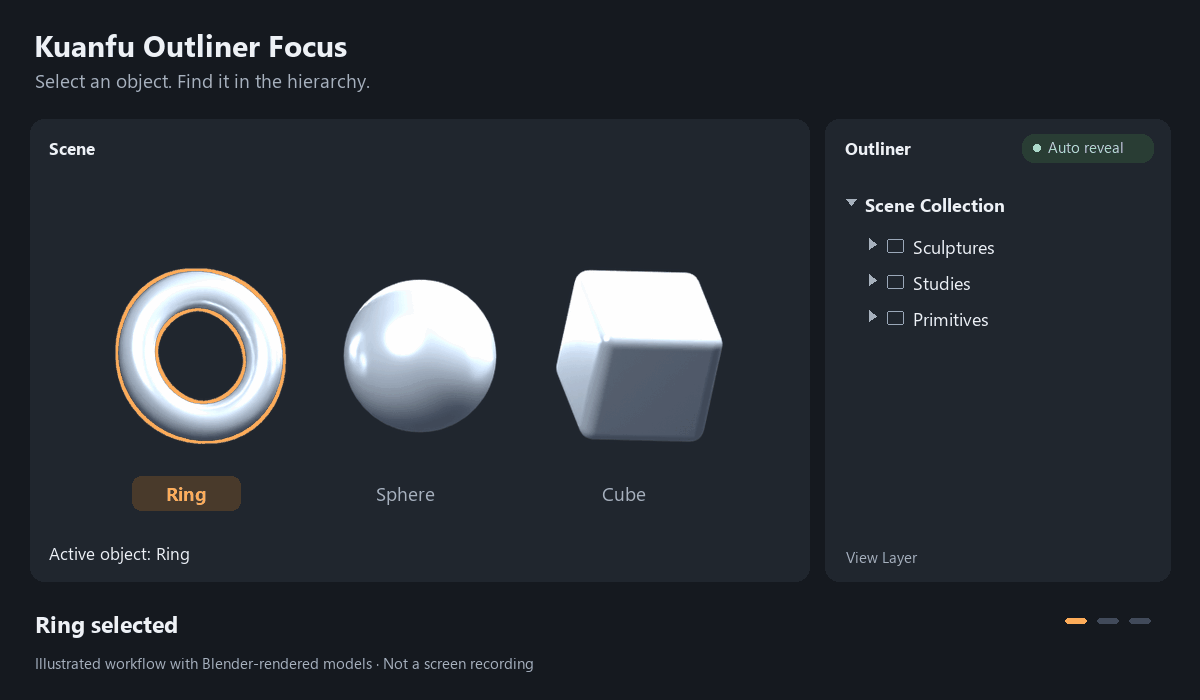
#> input picture assets/outliner-focus-demo.gif, 1200 x 700 px, given in place of models.png, which was not available
$ python make_demo.py
#> lines starting #> are read from the running program, lines starting #| are printed output that depends on the picture; after the words box and inside, x2 and y2 are one past the last pixel; in counts of white or black regions, pixels touching at a corner belong together
"""Create an explicitly illustrative GIF, not a simulated screen recording.

Requires Pillow; first run render_demo.py with Blender in background mode.
"""
from pathlib import Path
from PIL import Image, ImageDraw, ImageFont, ImageFilter, ImageChops

ROOT = Path(__file__).resolve().parents[1]
FONT = Path('C:/Windows/Fonts')
def font(size, bold=False):
    return ImageFont.truetype(str(FONT / ('segoeuib.ttf' if bold else 'segoeui.ttf')), size)

W, H = 1200, 700
BG = '#15191f'
TEXT = '#eef1f5'
MUTED = '#a7b1bd'
ACCENT = '#ffac58'
models = Image.open(ROOT / 'work/models.png').convert('RGBA').resize((780,446), Image.Resampling.LANCZOS)
names = ['Ring', 'Sphere', 'Cube']
groups = ['Sculptures', 'Studies', 'Primitives']
centers = [186, 405, 624]
frames = []

def draw_frame(stage, tick):
    revealed = tick >= 3
    selected = stage
    expanded = set(range(stage + (1 if revealed else 0)))
    im = Image.new('RGB', (W,H), BG)
    d = ImageDraw.Draw(im)
    d.text((34,24), 'Kuanfu Outliner Focus', font=font(30,True), fill=TEXT)
    d.text((35,67), 'Select an object. Find it in the hierarchy.', font=font(19), fill=MUTED)
    d.rounded_rectangle((30,119,809,581), radius=14, fill='#20262f')
    d.rounded_rectangle((825,119,1170,581), radius=14, fill='#20262f')
    d.text((49,136), 'Scene', font=font(17,True), fill=TEXT)
    d.text((845,136), 'Outliner', font=font(17,True), fill=TEXT)
    d.rounded_rectangle((1022,134,1153,162),radius=12,fill='#293d34')
    d.ellipse((1033,144,1040,151),fill='#83d8a6')
    d.text((1048,136),'Auto reveal',font=font(15),fill='#b9ebcd')
    # A real Blender render, composited into a deliberately simplified diagram.
    mask = models.getchannel('A')
    region = Image.new('L',models.size,0)
    rd = ImageDraw.Draw(region)
    bounds = [(0,270),(270,510),(510,780)][selected]
    rd.rectangle((bounds[0],0,bounds[1],446),fill=255)
    selected_mask = ImageChops.multiply(mask,region)
    outline = ImageChops.subtract(selected_mask.filter(ImageFilter.MaxFilter(7)),selected_mask)
    im.paste(Image.new('RGB',models.size,ACCENT),(30,133),outline)
    im.paste(models,(30,133),mask)
    d = ImageDraw.Draw(im)
    for i, name in enumerate(names):
        x = centers[i]
        if i == selected:
            d.rounded_rectangle((x-54,476,x+54,510),radius=9,fill='#493a2b')
        box = d.textbbox((0,0),name,font=font(19,i==selected))
        d.text((x-(box[2]-box[0])/2,480),name,font=font(19,i==selected),fill=ACCENT if i==selected else MUTED)
    d.text((49,541),'Active object: '+names[selected],font=font(17),fill=TEXT)
    # Expanded groups remain open between steps, matching the add-on.
    y = 192
    d.polygon([(846,y+7),(856,y+7),(851,y+13)],fill=MUTED)
    d.text((865,y),'Scene Collection',font=font(18,True),fill=TEXT)
    y += 42
    for i, group in enumerate(groups):
        opened = i in expanded
        if opened:
            d.polygon([(867,y+8),(877,y+8),(872,y+14)],fill=MUTED)
        else:
            d.polygon([(869,y+4),(869,y+15),(876,y+10)],fill=MUTED)
        d.rounded_rectangle((887,y+5,903,y+18),radius=2,outline='#9da9b9',width=1)
        d.text((913,y),group,font=font(18),fill=TEXT)
        y += 36
        if opened:
            active = i==stage and revealed
            if active:
                d.rounded_rectangle((850,y-2,1154,y+31),radius=6,fill='#3c5674')
            d.line((875,y-12,875,y+15,895,y+15),fill='#56616e',width=1)
            d.polygon([(904,y+6),(918,y+6),(911,y+19)],outline=ACCENT if active else MUTED,width=2)
            d.text((930,y),names[i],font=font(18,active),fill=TEXT)
            y += 40
    d.text((846,546),'View Layer',font=font(15),fill=MUTED)
    status = f'{names[stage]} selected' if not revealed else f'{groups[stage]} expanded  /  {names[stage]} revealed'
    d.text((35,608),status,font=font(23,True),fill=TEXT)
    d.text((35,652),'Illustrated workflow with Blender-rendered models · Not a screen recording',font=font(15),fill=MUTED)
    for i in range(3):
        d.rounded_rectangle((1065+i*32,618,1086+i*32,623),radius=2,fill=ACCENT if i==stage else '#424c59')
    return im

for stage in range(3):
    for tick in range(24):
        frames.append(draw_frame(stage,tick))
#> this loop made 3 passes
#> pass 1, in draw_frame, `im = Image.new('RGB', (W,H), BG)`:
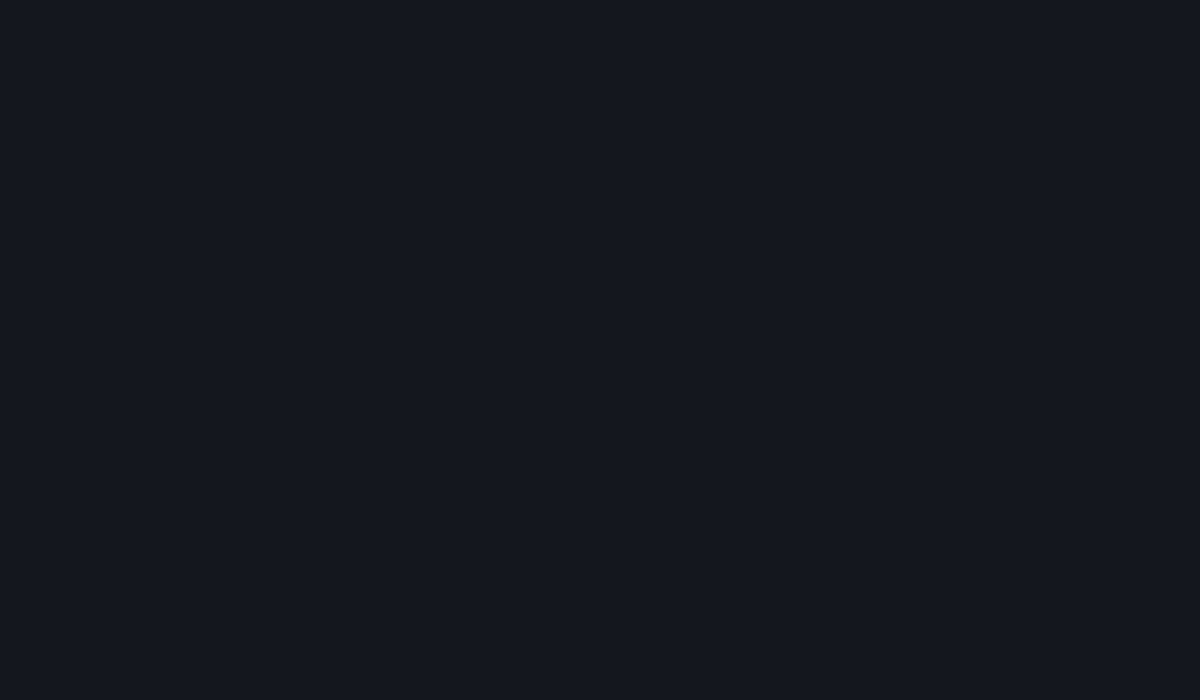
#> im: PIL image 1200x700 RGB; mean R, G, B 21, 25, 31
#> pass 1, in draw_frame, `selected_mask = ImageChops.multiply(mask,region)`:
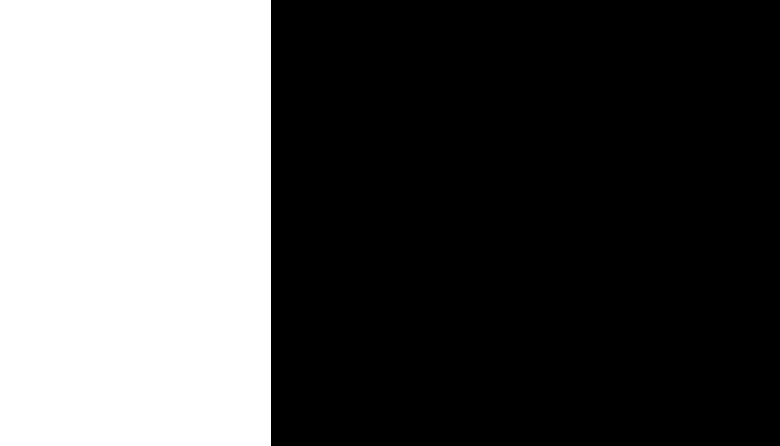
#> selected_mask: PIL image 780x446 L; 34.7% white; 1 white region, box (x1, y1, x2, y2) and area: (0, 0, 271, 446) 120866

palette = frames[30].quantize(colors=192,method=Image.Quantize.MEDIANCUT)
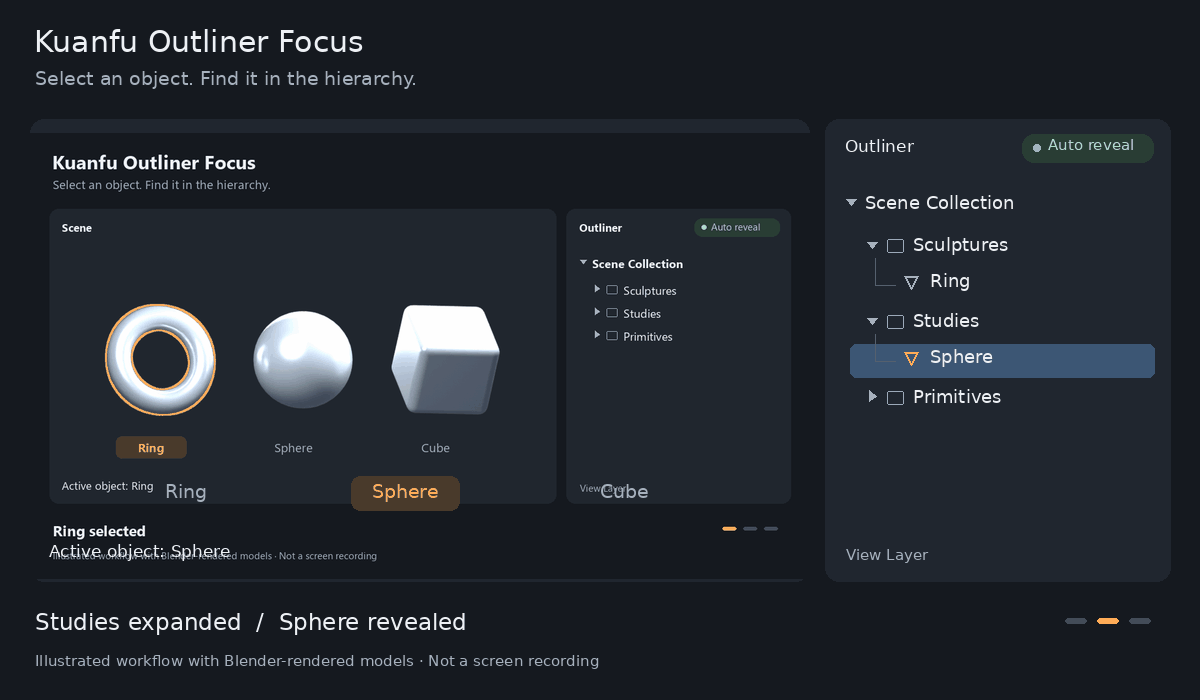
#> palette: PIL image 1200x700 P; mean R, G, B 34.9, 39.9, 46.9
indexed = [f.quantize(palette=palette,dither=Image.Dither.NONE) for f in frames]
#> indexed = 72 items
target = ROOT / 'assets/outliner-focus-demo.gif'
indexed[0].save(target,save_all=True,append_images=indexed[1:],duration=125,loop=0,optimize=True,disposal=2)
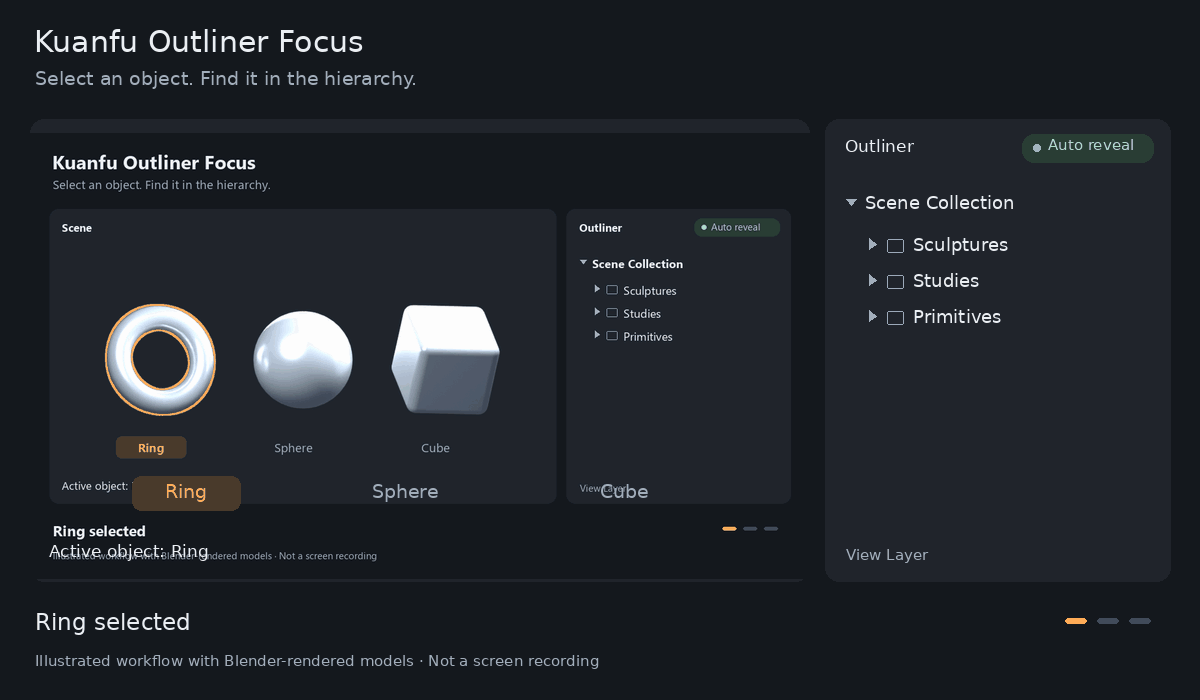
#> saved as outliner-focus-demo.gif: PIL image 1200x700 P; mean R, G, B 33.4, 37.4, 43.1
frames[30].save(ROOT/'work/demo-preview.png')
with Image.open(target) as gif:
    assert gif.is_animated and gif.size==(W,H)
    duration = 0
    for i in range(gif.n_frames):
        gif.seek(i)
        duration += gif.info.get('duration',0)
#> this loop made 6 passes
#> duration on passes 1 to 6: 370, 2990, 3360, 5980, 6350, 8970
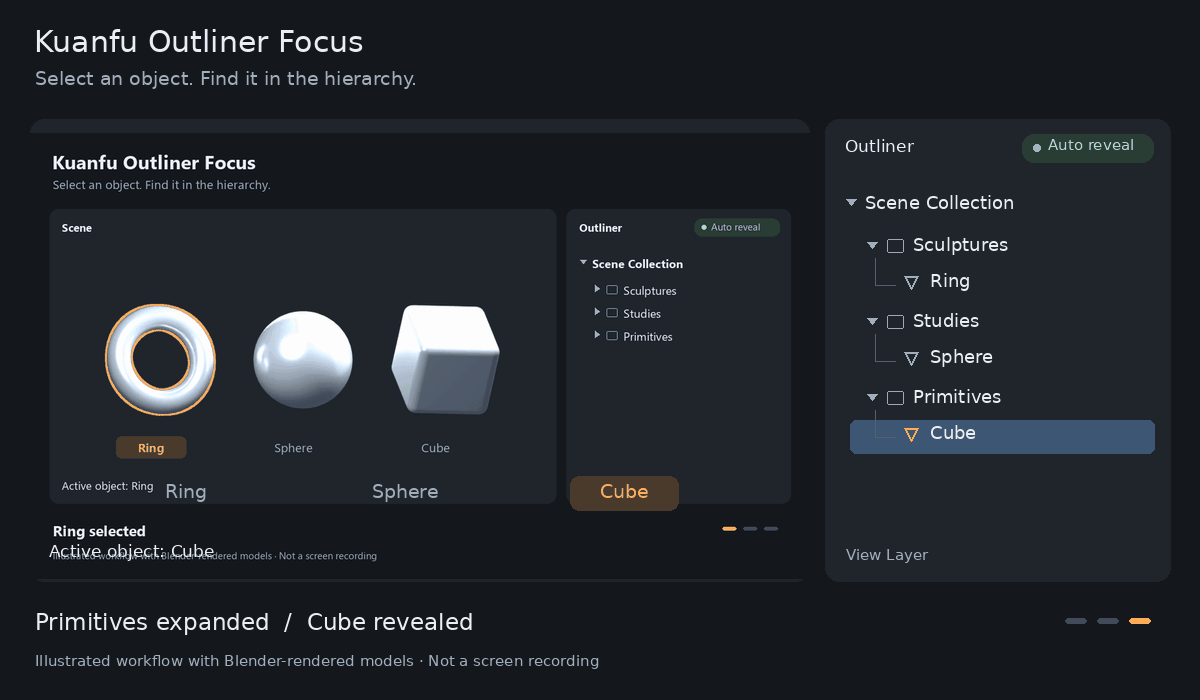
#> gif: PIL image 1200x700 RGB; mean R, G, B 34.3, 38.5, 44.5
#> after the loop, duration = 8970
    print(f'{target}: {gif.n_frames} frames, {duration} ms, {target.stat().st_size} bytes')
#| assets/outliner-focus-demo.gif: 6 frames, 8970 ms, 325537 bytes
